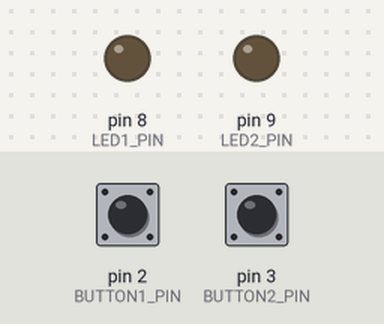
Bench run of a sketch on a simulated Arduino Uno, built with avr-gcc and run on an emulated ATmega328P. Parts: output pins drawn as LEDs (lit = HIGH). Dashed ring = blinking. The inputs (shaded band) are chosen by the test bench; at power-on: pin 2 (BUTTON1_PIN) HIGH, pin 3 (BUTTON2_PIN) HIGH.

Above: at 1.2 s.
1.3 s: pin 2 (BUTTON1_PIN) pulled LOW for 0.15 s
At 1.37 s:
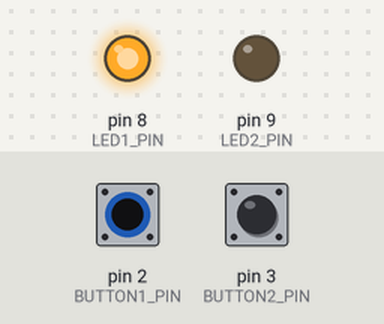
2.9 s: pin 3 (BUTTON2_PIN) pulled LOW for 0.15 s
At 2.98 s:
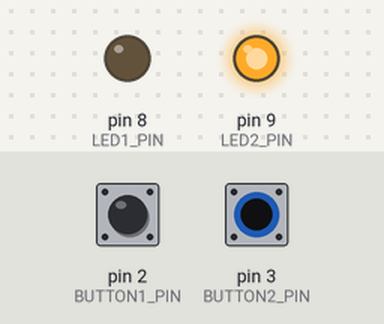
4.5 s: pin 3 (BUTTON2_PIN) pulled LOW for 3.2 s
At 8.9 s:
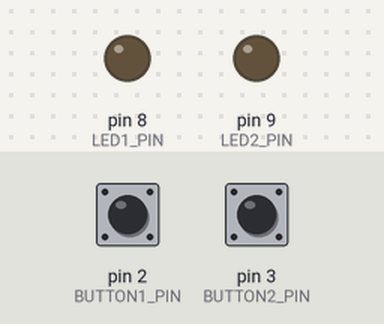
9.2 s: pin 2 (BUTTON1_PIN) pulled LOW for 3.2 s
At 9.9 s:
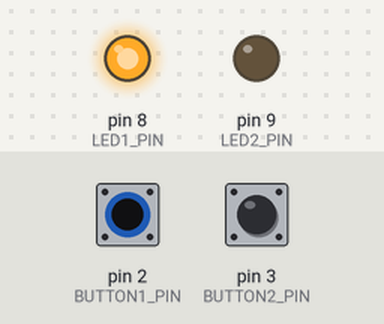
13.9 s: pin 2 (BUTTON1_PIN) driven LOW and pin 3 (BUTTON2_PIN) driven LOW
At 13.97 s:
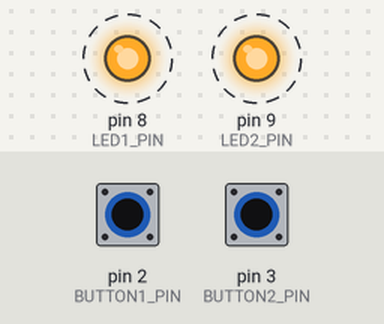
16.9 s: pin 2 (BUTTON1_PIN) driven HIGH
At 18.7 s:
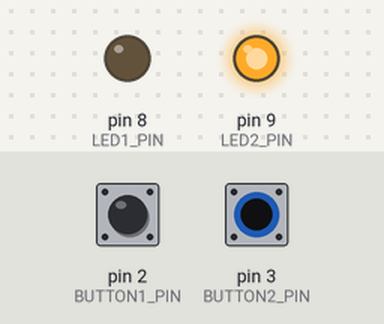
Timing chart, 0 to 20.0 s (numbered marks = the images above; inputs shaded):
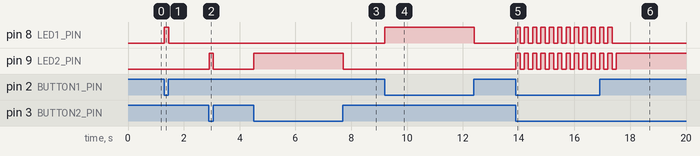

The sketch:

activity4.ino
```cpp
// Activity 3 – Two Buttons, Two LEDs + Combo Blink
//
// Behaviour:
//   - Button 1 controls LED 1 (ON while pressed)
//   - Button 2 controls LED 2 (ON while pressed)
//   - If BOTH buttons are pressed:
//       -> both LEDs blink together 3 times fast
//
// Wiring:
//   LED1: pin 8 -> LED (through resistor) -> GND
//   LED2: pin 9 -> LED (through resistor) -> GND
//   Button 1: pin 2 <-> button <-> GND
//   Button 2: pin 3 <-> button <-> GND
//   Buttons use INPUT_PULLUP: NOT pressed = HIGH, pressed = LOW

const int LED1_PIN    = 8;
const int LED2_PIN    = 9;
const int BUTTON1_PIN = 2;
const int BUTTON2_PIN = 3;

void setup() {
  pinMode(LED1_PIN, OUTPUT);
  pinMode(LED2_PIN, OUTPUT);

  pinMode(BUTTON1_PIN, INPUT_PULLUP); // internal pull-up
  pinMode(BUTTON2_PIN, INPUT_PULLUP); // internal pull-up

  digitalWrite(LED1_PIN, LOW);
  digitalWrite(LED2_PIN, LOW);
}

void loop() {
  bool button1Pressed = (digitalRead(BUTTON1_PIN) == LOW); // pressed = LOW
  bool button2Pressed = (digitalRead(BUTTON2_PIN) == LOW);

  // Check for combo first
  if (button1Pressed && button2Pressed) {
    // Both pressed: special pattern
    for (int i = 0; i < 3; i++) {
      digitalWrite(LED1_PIN, HIGH);
      digitalWrite(LED2_PIN, HIGH);
      delay(150);  // ON
      digitalWrite(LED1_PIN, LOW);
      digitalWrite(LED2_PIN, LOW);
      delay(150);  // OFF
    }
  } else {
    // Normal independent behaviour
    digitalWrite(LED1_PIN, button1Pressed ? HIGH : LOW);
    digitalWrite(LED2_PIN, button2Pressed ? HIGH : LOW);

    delay(10); // small debounce / noise reduction
  }
}
```

Measured:
- after the input at 1.3 s, pin 8 (LED1_PIN): LOW → HIGH at once, → LOW 0.15 s later
- after the input at 2.9 s, pin 9 (LED2_PIN): LOW → HIGH at once, → LOW 0.15 s later
- after the input at 4.5 s, pin 9 (LED2_PIN): LOW → HIGH at once, → LOW 3.2 s later
- after the input at 9.2 s, pin 8 (LED1_PIN): LOW → HIGH at once, → LOW 3.2 s later
- after the input at 13.9 s, pin 8 (LED1_PIN), pin 9 (LED2_PIN): alternates HIGH for 0.15 s and LOW for 0.15 s, starting at once
- after the input at 16.9 s, pin 8 (LED1_PIN): goes on until 17.4 s, then stays LOW; pin 9 (LED2_PIN): goes on until 17.5 s, then stays HIGH
